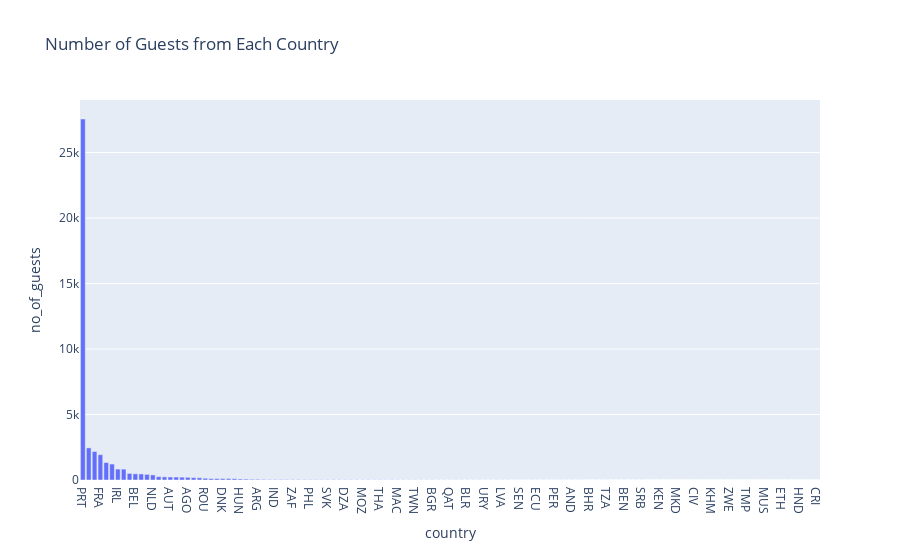

Notebook source saved alongside this figure:
### Code cell
import plotly.express as px
px.bar(country_wise_data,x='country',y='no_of_guests',title='Number of Guests from Each Country')

### Figure 1 — Plotly figure (JSON) as saved in the notebook; plotly's stock layout.template omitted (floating-point values rounded to 4 significant figures)
{"data": [{"alignmentgroup": "True", "hovertemplate": "country=%{x}<br>no_of_guests=%{y}<extra></extra>", "legendgroup": "", "marker": {"color": "#636efa", "pattern": {"shape": ""}}, "name": "", "offsetgroup": "", "orientation": "v", "showlegend": false, "textposition": "auto", "type": "bar", "x": ["PRT", "GBR", "ESP", "FRA", "ITA", "DEU", "IRL", "BRA", "USA", "BEL", "CHN", "CHE", "NLD", "CN", "RUS", "AUT", "SWE", "POL", "AGO", "NOR", "ISR", "ROU", "LUX", "MAR", "DNK", "AUS", "TUR", "HUN", "FIN", "KOR", "ARG", "ARE", "CZE", "IND", "GRC", "SAU", "ZAF", "JPN", "HKG", "PHL", "HRV", "IDN", "SVK", "IRN", "COL", "DZA", "NGA", "UKR", "MOZ", "TUN", "EST", "THA", "SGP", "CHL", "MAC", "SVN", "GEO", "TWN", "VEN", "CPV", "BGR", "GIB", "CYP", "QAT", "EGY", "MEX", "BLR", "MDV", "BGD", "URY", "PAK", "AZE", "LVA", "LBN", "JEY", "SEN", "DOM", "TJK", "ECU", "LTU", "NZL", "PER", "KWT", "MLT", "AND", "KAZ", "FRO", "BHR", "OMN", "ISL", "TZA", "GGY", "BIH", "BEN", "JOR", "MYS", "SRB", "GLP", "GHA", "KEN", "PRI", "VNM", "MKD", "MYT", "GAB", "CIV", "MNE", "ARM", "KHM", "IMN", "UZB", "ZWE", "ALB", "NIC", "TMP", "VGB", "MCO", "MUS", "LIE", "GNB", "ETH", "ZMB", "UMI", "HND", "FJI", "SYC", "CRI"], "xaxis": "x", "y": [27563, 2452, 2177, 1933, 1333, 1218, 832, 830, 501, 474, 462, 428, 387, 254, 239, 230, 227, 215, 205, 181, 169, 134, 109, 109, 109, 107, 102, 77, 69, 55, 54, 43, 37, 35, 35, 33, 31, 28, 26, 25, 25, 24, 24, 23, 23, 21, 21, 20, 19, 19, 18, 18, 16, 16, 15, 15, 15, 14, 12, 12, 12, 11, 11, 11, 11, 10, 9, 9, 9, 9, 9, 9, 9, 9, 8, 8, 8, 8, 8, 7, 6, 6, 6, 5, 5, 5, 4, 4, 4, 4, 3, 3, 3, 3, 3, 3, 3, 2, 2, 2, 2, 2, 2, 2, 2, 2, 2, 2, 2, 2, 2, 2, 2, 1, 1, 1, 1, 1, 1, 1, 1, 1, 1, 1, 1, 1, 1], "yaxis": "y"}], "layout": {"autosize": true, "barmode": "relative", "legend": {"tracegroupgap": 0}, "title": {"text": "Number of Guests from Each Country"}, "xaxis": {"anchor": "y", "autorange": true, "domain": [0, 1], "range": [-0.5, 126.5], "title": {"text": "country"}, "type": "category"}, "yaxis": {"anchor": "x", "autorange": true, "domain": [0, 1], "range": [0, 29010.0], "title": {"text": "no_of_guests"}, "type": "linear"}}}
